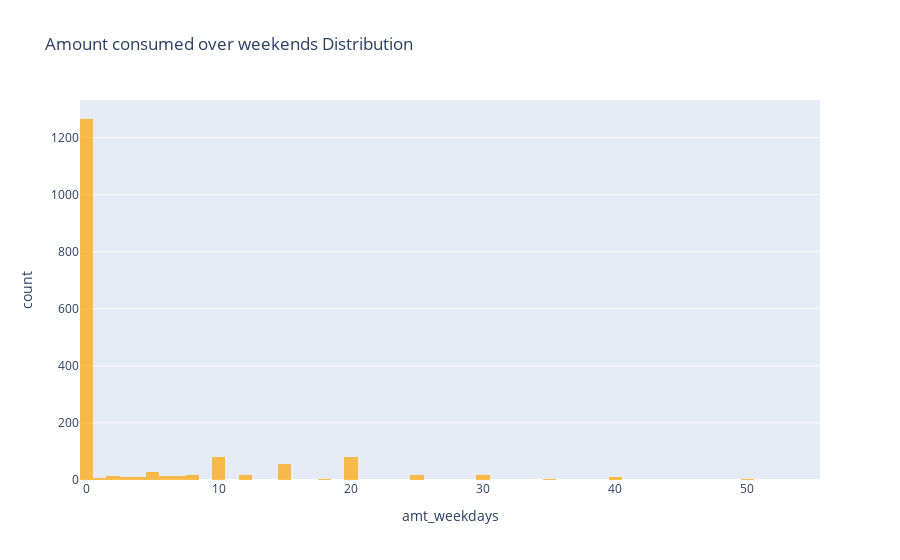

The code cell stored with this chart in its notebook:
### Markdown cell above
* Amount consumed over weekdays

### Code cell
hist_fig= px.histogram(dataset, x='amt_weekdays', title='Amount consumed over weekends Distribution')
hist_fig.update_traces(marker_color='orange', opacity=0.7)

### Figure 1 — Plotly figure (JSON) as saved in the notebook; plotly's stock layout.template omitted (floating-point values rounded to 4 significant figures; data arrays with more than 128 entries replaced by an {"elided": "..."} marker saying what was removed)
{"data": [{"alignmentgroup": "True", "bingroup": "x", "hovertemplate": "amt_weekdays=%{x}<br>count=%{y}<extra></extra>", "legendgroup": "", "marker": {"color": "orange", "pattern": {"shape": ""}}, "name": "", "offsetgroup": "", "opacity": 0.7, "orientation": "v", "showlegend": false, "type": "histogram", "x": {"elided": "1670 int values"}, "xaxis": "x", "yaxis": "y"}], "layout": {"barmode": "relative", "legend": {"tracegroupgap": 0}, "title": {"text": "Amount consumed over weekends Distribution"}, "xaxis": {"anchor": "y", "domain": [0, 1], "title": {"text": "amt_weekdays"}}, "yaxis": {"anchor": "x", "domain": [0, 1], "title": {"text": "count"}}}}
